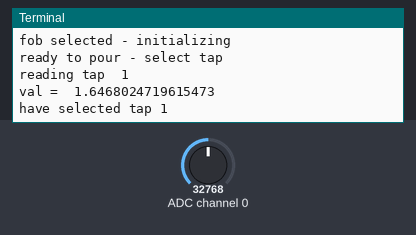
The program below on a simulated Raspberry Pi (header pin numbers). On the bench: the last lines printed to the terminal. Inputs (shaded band) come from the test bench; at power-on: ADC channel 0 = 32768 (analog values on the 0–65535 scale). The clock reads 2024-03-15 10:24:30 at power-on unless the program sets it.

Above: at 1.2 s.
1.3 s: ADC channel 0 set to 30960
At 1.9 s:
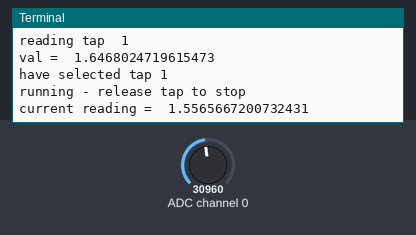
3.0 s: ADC channel 0 set to 29088
At 3.4 s:
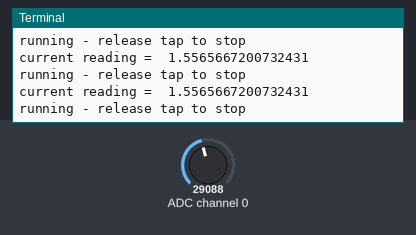
Timing chart, 0 to 6.0 s (numbered marks = the images above; inputs shaded):
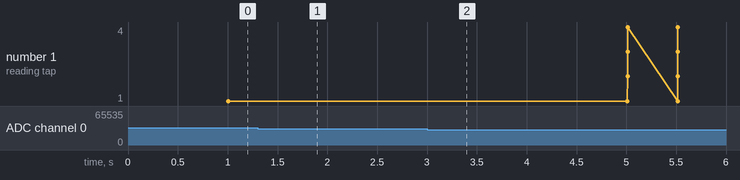

The program:

main.py
```python
#Payment Calculator using Raspberry PI and MCP3008 ADC Chip
#Handles the state machine of the RP and communicates with other devices
#To send calculated info to, as well as manage the motors

#Lillian Cordelia Gwendolyn 07/22/2021 @ Wonderfil

#time used for delaying current thread to create sampling interval
from time import sleep
#sys used for exiting and throwing errors
from sys import exit
#traceback used to print the current traceback when any exception happens
from traceback import print_exc

#used for RPI GPIO pins
import RPi.GPIO as GPIO

import constants as constants
import statemachine as SM

#background -
#there is only one terminal, and only one tap can run at any given time
#so essentially there is a reset between every user
#thus we are essentially doing a one-hot version of the taps
#instead of treating them as separate instances

#TODO:
#terminal integration

#consider removing initial fob requirement - only use fob at end
#to handle final payment, and instead wait until someone pours from tap
#to start?

#fix wiring of adc - seems to be reading ungrounded vals of 1.2375.. volts for all ports instead of just zero

#main block
#try except finally from https://raspi.tv/2013/rpi-gpio-basics-3-how-to-exit-gpio-programs-cleanly-avoid-warnings-and-protect-your-pi
try:
	#task loop
	#runs state machine every tick
	while True:
		SM.RP_SM[SM.currState]()

		sleep(constants.SAMPLE_INTERVAL)

except KeyboardInterrupt:
	print("exited by ctrl c keyboard interrupt exception")
	print_exc()

except:
	print("exited by non keyboard exception")
	print_exc()

finally:
	#will never be reached unless exception occurs, here for propriety
	#resets used gpio pins
	GPIO.cleanup()
	#empty means exit success / return 0
	exit()
```

constants.py
```python
#Constants used for payment calc and state machine + inits

#Lillian Cordelia Gwendolyn 07/21/2021 @ Wonderfil

#enum not strictly required but useful for organization
import enum
#used for encoding onto RFID chip
#import msgpack

#used for RPI GPIO pins
import RPi.GPIO as GPIO

#libraries needed for MCP3008 - https://github.com/adafruit/Adafruit_CircuitPython_MCP3xxx/
#also https://learn.adafruit.com/mcp3008-spi-adc/python-circuitpython
#note from producer of MCP3008 using circuitpython library:
#Even though the MCP3008 is a 10-bit ADC, the value returned
#is a 16-bit number to provide a consistent interface
#across ADCs in CircuitPython
import busio
import digitalio
import board
import adafruit_mcp3xxx.mcp3008 as MCP
from adafruit_mcp3xxx.analog_in import AnalogIn

#used for RFID reader
from mfrc522 import SimpleMFRC522

RFIDReader = SimpleMFRC522()

#code to init MCP3008 ADC chip
# create the spi bus
spi = busio.SPI(clock=board.SCK, MISO=board.MISO, MOSI=board.MOSI)

# create the cs (chip select)
cs = digitalio.DigitalInOut(board.D5)

# create the mcp object
mcp = MCP.MCP3008(spi, cs)

# create output pins
ADC_CH0 = AnalogIn(mcp, MCP.P0)
ADC_CH1 = AnalogIn(mcp, MCP.P1)
ADC_CH2 = AnalogIn(mcp, MCP.P2)
ADC_CH3 = AnalogIn(mcp, MCP.P3)

#ADC can be accessed from doing
#ADC_CH0.value or ADC_CH0.voltage
#value returns 0 to 65472
#voltage returns 0 to VREF (3.3v)

#timing constants
SAMPLE_INTERVAL = 0.50 #20x/sec
MAX_TIMEOUT = 30 #30 sec max

#LIST_SIZE = (MAX_TIMEOUT / SAMPLE_INTERVAL)

#ADC can return voltage value, so we use that
#instead of digital value
ADC_MAX_OFF_VOLTAGE = 1.5

#states used for WF state machine
class WF_STATE(enum.Enum):
	ERROR = -1
	WAITING_FOR_CUSTOMER = 0
	FOB_SELECTED = 1
	READY_FOR_POUR = 2
	RUNNING = 3
	POUR_COMPLETED = 4
	PROGRAM_FOB = 5
	#SHOW_DATA_ON_TERMINAL = 6

#number of taps we are using
NUM_TAPS = 4

#enum to organize by tap numbers so i dont need to use numbers

class WF_TAP(enum.Enum):
	NONE = -1
	ONE = 1
	TWO = 2
	THREE = 3
	FOUR = 4

#object for what a tap needs to store
class WF_TAP_DATA:
	TapNum = WF_TAP.NONE
	ADC_Ch = ADC_CH0
	ProductName = "Placeholder"
	CostPerML = 0.00

	def __init__(self, tapnum, adc_ch, productname, costperml) -> None:
		self.TapNum = tapnum
		self.ADC_CH = adc_ch
		self.ProductName = productname
		self.CostPerML = costperml
		
```

statemachine.py
```python
#Handles the state machine of the Raspberry Pi
#A repository for the functions and data involved
#Essentially a black box for organization

#Lillian Cordelia Gwendolyn 07/22/2021 @ Wonderfil

#time used for delaying current thread to create sampling interval
from time import sleep, time
#sys used for exiting and throwing errors
from sys import exit
import traceback

import constants as constants

#eventually replace with placeholder info
tap = [constants.WF_TAP_DATA(constants.WF_TAP.NONE, -1,"placeholder", 0.00), \
	constants.WF_TAP_DATA(constants.WF_TAP.ONE, constants.ADC_CH0, "Pantene Conditioner", 0.06), \
	constants.WF_TAP_DATA(constants.WF_TAP.TWO, constants.ADC_CH1, "Tresemme Shampoo", 0.03), \
	constants.WF_TAP_DATA(constants.WF_TAP.THREE, constants.ADC_CH2, "Sauve Essentials Body Wash", 0.10), \
	constants.WF_TAP_DATA(constants.WF_TAP.FOUR, constants.ADC_CH3, "Head And Shoulders 2 in 1", 0.05)]

#enums for state
currTap = 0
currState = constants.WF_STATE.WAITING_FOR_CUSTOMER
#time spent running current tap - used to track if timeout should occur
timeRunning = 0
#last time reading so we know how much time has passed
prevTimeAccessed = 0
#tracking how much volume has been exported over this pour
totalVolOutput = 0

#ID of current fob being used
fob_ID = 0

def RunState_ERROR():
   	print("Wonderfil has encountered an error\n")
   	sleep(5)
   	return

def RunState_WAITING_FOR_CUSTOMER():
	global fob_ID
	global currState
   	#if signal currState = constants.WF_STATE.TAP_SELECTED
	#signal is from fob or verifone
	#meanwhile we check if we recieve a signal on them

	print("idle - scan fob")

	#ASSUMEDLY this should wait for a card to come by then
	#store the ID and reset it
	try:
		#fob_ID = constants.RFIDReader.read_id()

		#if we read in that it has been prewritten to program wonderfil
		#then skip blanking it and enter separate programming state

		#need to better plan what we encode
		#reset text on reader hopefully
		#need to also upgrade to the non-simplified version
		#so that we can specify the exact data to read and write
		#constants.RFIDReader.write("")
		print("this is where reading and writing would happen on the fob")

	except:
		print("fob error")
		return

	#if has not returned then assumedly has found and reset a fob
	currState = constants.WF_STATE.FOB_SELECTED

	return

def RunState_FOB_SELECTED():
	global currTap
	global timeRunning
	global totalVolOutput
	global currState

	print("fob selected - initializing")

	#init things
	timeRunning = 0
	totalVolOutput = 0
	currTap = 0
	currState = constants.WF_STATE.READY_FOR_POUR
	return

def RunState_READY_FOR_POUR():
	#global totalVolOutput
	global timeRunning
	global prevTimeAccessed
	global currState
	global currTap
	#look for first point when adc gets a signal
	#read through all 4 taps' adc values

	print("ready to pour - select tap")
	for i in range(1, constants.NUM_TAPS + 1):

		print("reading tap ", i)
		currReading = tap[i].ADC_Ch.voltage
		print("val = ", currReading)
		if(currReading > constants.ADC_MAX_OFF_VOLTAGE):
			#must assign in for loop to keep same value of tap
			#otherwise falls out of scope if moved outside loop
			print("have selected tap", i)
			currTap = i
			break

	#if has not selected tap OR error in range/tap assignment
	if(currTap <= 0): return

	#else do math to add reading to total vol output
	#
	#

	#will not get full time difference
	#but necessary so that if time between selecting a fob
	#and choosing a tap is high that
	#this will not carry over into the max shutoff time
	prevTimeAccessed = time()

	currState = constants.WF_STATE.RUNNING
	return

def RunState_RUNNING():
	#global totalVolOutput
	global timeRunning
	global prevTimeAccessed
	global currState

	print("running - release tap to stop")

	currReading = tap[currTap].ADC_Ch.voltage
	if((currReading <= constants.ADC_MAX_OFF_VOLTAGE) \
		 or (timeRunning >= constants.MAX_TIMEOUT)):
		currState = constants.WF_STATE.POUR_COMPLETED
		return

	print("current reading = ", currReading)

	#else do math to add reading to total vol output
	#
	#
	currTime = time()
	timeRunning += currTime - prevTimeAccessed
	prevTimeAccessed = currTime
	#timeRunning += constants.SAMPLE_INTERVAL
	return

def RunState_POUR_COMPLETED():
	#send info to exterior program
	#send whatever info to fob/verifone
	#prompt user to wrap fob around bottle
	#check for errors
	#global timeRunning
	global currState

	print("pour complete - calculating cost")

	#sum costs
	totalCost = totalVolOutput

	currState = constants.WF_STATE.WAITING_FOR_CUSTOMER
	return

def RunState_PROGRAM_FOB():
	global currState
	global fob_ID

	print("pour complete - writing to fob")

	#goal is to program info on fob so clerk can check out
	#by producing barcode from RFID data to then scan and use

	try:
		#if(fob_ID == constants.RFIDReader.read_id()):
			#update write to include better management of where things go
			#eg block 1 name block 2 price block 3 data
			#encodes using msgpack
			#constants.RFIDReader.write(currTap.EncodeTapData(totalVolOutput))
			#print("id read" + fob_ID)
			print("this is where reading and writing would happen on the fob")
		#else:
			#return

	except:
		print("fob error")
		return

	#display sale on terminal for x seconds then back to idle state
	sleep(5)
	currState = constants.WF_STATE.WAITING_FOR_CUSTOMER
	return

#python doesnt have built in switch case statements
#so instead its a dictionary of functions?
RP_SM = {
	constants.WF_STATE.ERROR: RunState_ERROR,
	constants.WF_STATE.WAITING_FOR_CUSTOMER: RunState_WAITING_FOR_CUSTOMER,
	constants.WF_STATE.FOB_SELECTED: RunState_FOB_SELECTED,
	constants.WF_STATE.READY_FOR_POUR: RunState_READY_FOR_POUR,
	constants.WF_STATE.RUNNING: RunState_RUNNING,
	constants.WF_STATE.POUR_COMPLETED: RunState_POUR_COMPLETED,
	constants.WF_STATE.PROGRAM_FOB: RunState_PROGRAM_FOB
}
```

Measured:
- the behaviour switches between 29856 and 29840 on ADC channel 0 (found by bisection; images 1 and 2)
- after the input at 1.3 s, the terminal: prints a new line after 0.21 s (image 1)
- plotted number 1: 1 → 4 after the input at 3.0 s
